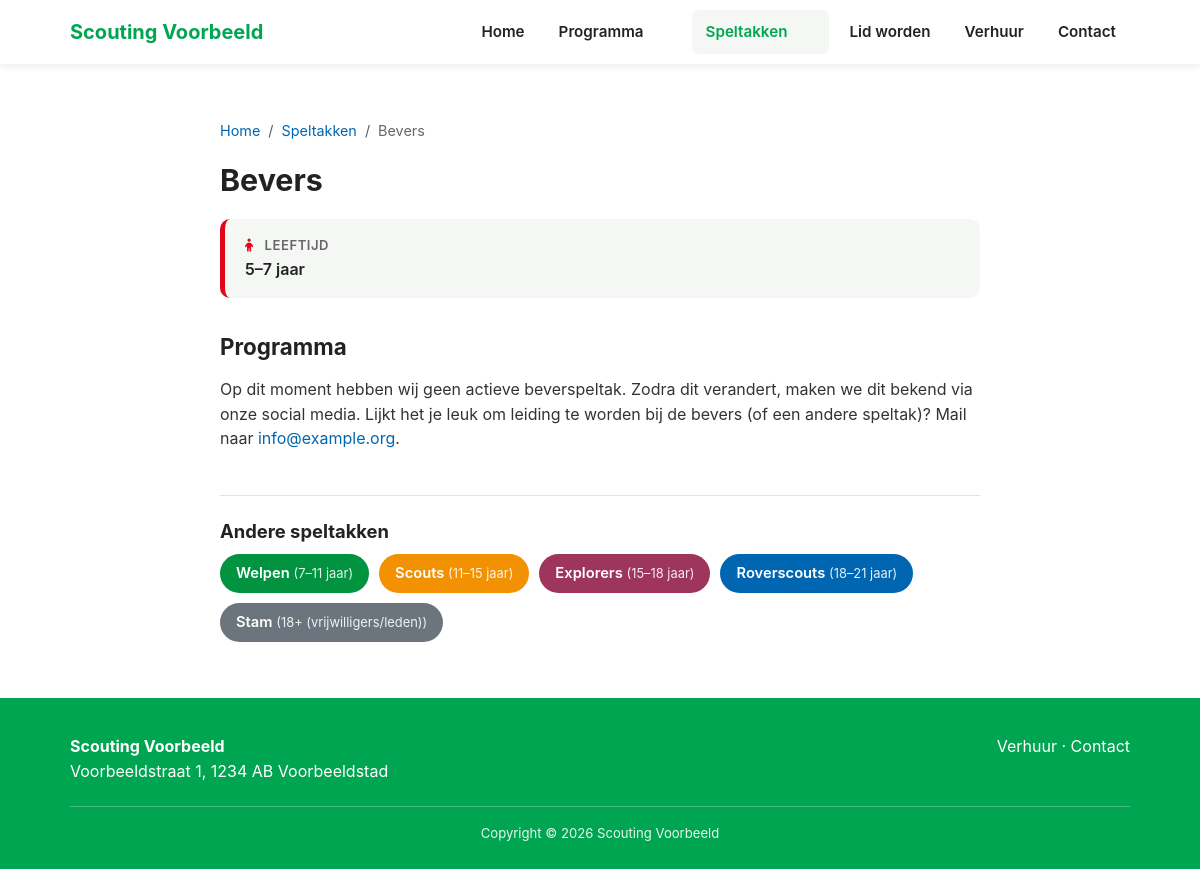
Page /speltakken/bevers on the committed database.
### tables this page shows
CREATE TABLE IF NOT EXISTS header_menu_items (
    id INT UNSIGNED NOT NULL AUTO_INCREMENT,
    parent_id INT UNSIGNED NULL,
    label VARCHAR(150) NOT NULL,
    link_type VARCHAR(30) NOT NULL,
    page_id INT UNSIGNED NULL,
    link_value VARCHAR(2048) NOT NULL DEFAULT '',
    dropdown_type VARCHAR(30) NOT NULL DEFAULT 'none',
    volgorde INT NOT NULL DEFAULT 0,
    actief TINYINT(1) NOT NULL DEFAULT 1,
    seed_key VARCHAR(100) NULL,
    PRIMARY KEY (id),
    UNIQUE KEY uniq_header_seed (seed_key),
    KEY idx_header_order (parent_id, volgorde, id),
    KEY idx_header_page (page_id),
    CONSTRAINT fk_header_parent FOREIGN KEY (parent_id) REFERENCES header_menu_items (id) ON DELETE RESTRICT,
    CONSTRAINT fk_header_page FOREIGN KEY (page_id) REFERENCES pages (id) ON DELETE RESTRICT
);

CREATE TABLE IF NOT EXISTS speltakken (
    id           INT UNSIGNED NOT NULL AUTO_INCREMENT,
    naam         VARCHAR(100) NOT NULL,
    slug         VARCHAR(100) NOT NULL,
    kleur        VARCHAR(20)  NOT NULL DEFAULT '#00A551',
    leeftijd     VARCHAR(100) NULL,
    dag_tijd     VARCHAR(190) NULL,
    toelichting  TEXT NULL,
    feed_url     VARCHAR(500) NULL,
    afmeld_url   VARCHAR(500) NULL,
    logo         VARCHAR(255) NULL,
    inhoud       LONGTEXT NULL,
    meta_omschrijving VARCHAR(255) NULL,
    actief       TINYINT(1) NOT NULL DEFAULT 1,
    volgorde     INT NOT NULL DEFAULT 0,
    bijgewerkt   DATETIME NOT NULL DEFAULT CURRENT_TIMESTAMP ON UPDATE CURRENT_TIMESTAMP,
    toon_leiding TINYINT(1) NOT NULL DEFAULT 1,
    leiding_titel VARCHAR(100) NOT NULL DEFAULT 'Leiding',
    PRIMARY KEY (id),
    UNIQUE KEY uniq_slug (slug)
);

### includes/db.php (called while the page is built, shortened)
<?php
function db(): PDO
{
    static $pdo = null;
    if ($pdo === null) {
        $dsn = 'mysql:host=' . DB_HOST . ';port=' . DB_PORT . ';dbname=' . DB_NAME . ';charset=' . DB_CHARSET;
        try {
            $pdo = new PDO($dsn, DB_USER, DB_PASS, [
                PDO::ATTR_ERRMODE => PDO::ERRMODE_EXCEPTION,
                PDO::ATTR_DEFAULT_FETCH_MODE => PDO::FETCH_ASSOC,
                PDO::ATTR_EMULATE_PREPARES => false,
            ]);
        } catch (PDOException $e) {
            http_response_code(500);
            if (APP_DEBUG) {
                die('Databaseverbinding mislukt: ' . htmlspecialchars($e->getMessage()));
            }
            die('Er is een probleem met de website. Probeer het later opnieuw.');
        }
    }
    return $pdo;
}

### includes/header_menu.php (called while the page is built, shortened)
<?php
function header_menu_rows(): ?array
{
    try {
        $rows = db()->query('SELECT h.*, p.slug AS page_slug, p.actief AS page_active
            FROM header_menu_items h LEFT JOIN pages p ON p.id = h.page_id
            ORDER BY h.volgorde ASC, h.id ASC')->fetchAll();
        return $rows;
    } catch (PDOException $exception) {
        if (!header_menu_missing_table($exception)) {
            throw $exception;
        }
        return null;
    }
}
function header_menu_url(array $item, string $homeHref): ?string
{
    switch ($item['link_type']) {
        case 'programma':
            return programma_url();
        case 'section':
            return isset(HEADER_SECTIONS[$item['link_value']]) ? $homeHref . '#' . $item['link_value'] : null;
        case 'speltakken':
            return speltakken_page_active() ? speltakken_url() : null;
    }
    return null;
}
function header_menu_tree(string $homeHref, string $currentPageSlug = '', string $activeNav = ''): array
{
    $rows = header_menu_rows();
    $rows = $rows === null ? header_menu_legacy_rows() : $rows;
    $speltakken = null;
    $tree = [];
    foreach ($rows as $row) {
        $url = header_menu_url($row, $homeHref);
        $row['url'] = $url;
        $row['active'] = ($row['link_type'] === 'page' && $currentPageSlug !== '' && $currentPageSlug === ($row['page_slug'] ?? ''))
            || ($row['link_type'] === 'speltakken' && $activeNav === 'speltakken')
            || ($activeNav === 'programma' && ($row['link_type'] === 'programma'
                || ($row['link_type'] === 'section' && $row['link_value'] === 'programma')));
        $row['children'] = [];
        if ($row['dropdown_type'] === 'manual') {
            foreach ($rows as $child) {
                if ((string) $child['parent_id'] !== (string) $row['id'] || !$child['actief']) {
                    continue;
                }
                $childUrl = header_menu_url($child, $homeHref);
                if ($childUrl !== null) {
                    $row['children'][] = ['label' => $child['label'], 'url' => $childUrl];
                    if ($child['link_type'] === 'page' && $currentPageSlug !== '' && ($child['page_slug'] ?? '') === $currentPageSlug) {
                        $row['active'] = true;
                    }
                }
            }
        } elseif (in_array($row['dropdown_type'], ['programme', 'speltakken'], true)) {
            if ($speltakken === null) {
                $speltakken = get_speltakken(true);
            }
            foreach ($speltakken as $speltak) {
                $row['children'][] = ['label' => $speltak['naam'], 'url' => $row['dropdown_type'] === 'programme'
                    ? programma_url($speltak['slug']) : speltak_url($speltak['slug'])];
            }
        }
        $tree[] = $row;
    }
    return $tree;
}

### includes/vrijwilligers.php (called while the page is built, shortened)
<?php
function smoelenboek_html(array $sections, string $headingTag = 'h2'): string
{
    $html = '';
    foreach ($sections as $section) {
        if (empty($section['leden'])) {
            continue;
        }
        $style = !empty($section['kleur']) ? ' style="--speltak-kleur:' . e($section['kleur']) . '"' : '';
        $html .= '<div class="smoelenboek-groep"' . $style . '>';
        $html .= '<ul class="smoelenboek">';
        $html .= '</ul></div>';
    }
    return $html;
}
function render_shortcodes(?string $html): string
{
    $html = (string) $html;
    if (stripos($html, '[smoelenboek') === false) {
        return $html;
    }
    return (string) preg_replace_callback(
        '/(?:<p[^>]*>\s*)?\[smoelenboek((?:\s[^\]]*)?)\](?:\s*<\/p>)?/i',
        function (array $m): string {
            return smoelenboek_html(smoelenboek_sections(shortcode_parse_attributes($m[1])), 'h2');
        },
        $html
    );
}

### speltak.php (the view, shortened to what this page needs)
<?php
require_once __DIR__ . '/includes/functions.php';
$slug = isset($_GET['slug']) ? trim((string) $_GET['slug']) : '';
$sp = $slug !== '' ? get_speltak_by_slug($slug) : null;
$orgNaam = get_setting('org_naam');
$activeNav = 'speltakken';
$crumbs = [['Home', './']];
if (speltakken_page_active()) {
    $crumbs[] = ['Speltakken', speltakken_url()];
}
$crumbs[] = [$sp['naam'], speltak_url($sp['slug'])];
$andere = array_values(array_filter(get_speltakken(true), fn($o) => (int) $o['id'] !== (int) $sp['id']));
include __DIR__ . '/includes/site_layout_top.php';
?>
<section class="pagina-content">
  <div class="container pagina-container">
    <?= breadcrumbs_html($crumbs) ?>
    <div class="speltak-titel" style="--speltak-kleur:<?= e($sp['kleur']) ?>">
      <h1><?= e($sp['naam']) ?></h1>
    </div>
    <?php $leidingTitel = speltak_leiding_titel($sp); $leidingNamen = speltak_leiding_namen((int) $sp['id']); ?>
    <?php if (!empty($sp['leeftijd']) || !empty($sp['dag_tijd']) || $leidingNamen !== ''): ?>
    <dl class="speltak-feiten" style="--speltak-kleur:<?= e($sp['kleur']) ?>">
      <?php if (!empty($sp['leeftijd'])): ?>
      <div>
        <dt><i class="fa-solid fa-child" aria-hidden="true"></i> Leeftijd</dt>
        <dd><?= e($sp['leeftijd']) ?></dd>
      </div>
      <?php endif; ?>
    </dl>
    <?php endif; ?>
    <h2 class="speltak-programma-titel">Programma</h2>
    <?php if (!empty($sp['feed_url'])): ?>
      <?php if (!empty($sp['afmeld_url'])): ?>
      <p class="speltak-afmelden">Afmelden voor een opkomst? <a href="<?= e($sp['afmeld_url']) ?>" target="_blank" rel="noopener"<?= ga_event_attrs('afmeld_click', ['speltak' => $sp['slug']]) ?>>Klik hier</a>.</p>
      <?php endif; ?>
      <div class="prog-list" data-feed-slug="<?= e($sp['slug']) ?>" id="feed-<?= e($sp['slug']) ?>">
        <p class="prog-loading">Programma wordt geladen&hellip;</p>
      </div>
    <?php elseif (!empty($sp['toelichting'])): ?>
      <div class="pagina-body"><?= add_lazy_loading(render_shortcodes($sp['toelichting']))  ?></div>
    <?php else: ?>
      <p class="prog-empty">Er is op dit moment geen programma beschikbaar.</p>
    <?php endif; ?>
    <?php if ($andere): ?>
    <nav class="speltak-andere" aria-label="Andere speltakken">
      <h2>Andere speltakken</h2>
      <ul>
        <?php foreach ($andere as $o): ?>
        <li><a href="<?= e(speltak_url($o['slug'])) ?>" style="background:<?= e($o['kleur']) ?>"><?= e($o['naam']) ?><?= $o['leeftijd'] ? ' <small>(' . e($o['leeftijd']) . ')</small>' : '' ?></a></li>
        <?php endforeach; ?>
      </ul>
    </nav>
    <?php endif; ?>
  </div>
</section>
<?php include __DIR__ . '/includes/site_layout_bottom.php'; ?>

### includes/site_layout_top.php (shortened to what this page needs)
<?php
require_once __DIR__ . "/header_menu.php";
$isHome = $isHome ?? false;
$currentPageSlug = $currentPageSlug ?? null;
$activeNav = $activeNav ?? null;
$homeHref = $isHome ? '' : './';
?>
<!DOCTYPE html>
<html lang="nl">
<head>
<link rel="stylesheet" href="https://cdn.jsdelivr.net/npm/bootstrap@5.3.8/dist/css/bootstrap.min.css">
<?= font_awesome_head('assets/js/async-css.js') ?>
<link rel="stylesheet" href="<?= e(asset_url('assets/css/style.css')) ?>">
</head>
<body>
<header>
  <div class="navwrap">
    <a href="<?= $homeHref ?>#top" class="brand">
      <span><?= e(get_setting('org_naam')) ?></span>
    </a>
    <nav id="mainNav" aria-label="Hoofdnavigatie">
      <ul class="header-menu">
        <?php foreach (header_menu_tree($homeHref, (string) $currentPageSlug, (string) $activeNav) as $menuItem): ?>
        <li class="header-menu-item">
          <div class="header-menu-link<?= ($menuItem['children'] ? ' has-submenu' : '') . ($menuItem['active'] ? ' is-active' : '') ?>">
            <a class="header-main-link<?= $menuItem['active'] ? ' active' : '' ?>" href="<?= e($menuItem['url']) ?>"<?= $menuItem['active'] ? ' aria-current="page"' : '' ?>><?= e($menuItem['label']) ?></a>
            <?php if ($menuItem['children']): ?>
            <button type="button" class="header-submenu-toggle" aria-expanded="false" aria-controls="header-submenu-<?= (int) $menuItem['id'] ?>" aria-label="<?= e('Submenu ' . $menuItem['label'] . ' openen of sluiten') ?>"><?= header_menu_icon('chevron-down') ?></button>
            <?php endif; ?>
          </div>
        </li>
        <?php endforeach; ?>
      </ul>
    </nav>
  </div>
</header>
<main>

### assets/css/style.css (style rules this page uses)
:root { --green:#00A551; --green-dark:#00893f; --blue:#0066B2; --orange:#F2940A; --red:#E1071A; --brique:#9e365b; --yellow:#FCDD17; --gray:#6c757d; --dark:#222; --text:#333; --bg:#ffffff; --light:#f5f7f5; --bevers: #E1071A; --welpen: #019340; --scouts: #f29102; --explorers: #9e365b; }
* { box-sizing:border-box; }
html { scroll-behavior:smooth; scroll-padding-top:90px; }
body { margin:0; font-family:-apple-system,BlinkMacSystemFont,"Segoe UI",Roboto,Helvetica,Arial,sans-serif; color:var(--text); background:var(--bg); line-height:1.55; }
a { color:var(--blue); text-decoration:none; }
h1,h2,h3 { font-weight:700; color:var(--dark); }
.container { max-width:1100px; margin:0 auto; padding:0 20px; }
header { position:sticky; top:0; z-index:1000; background:#fff; box-shadow:0 2px 8px rgba(0,0,0,0.08); }
.navwrap { display:flex; align-items:center; justify-content:space-between; max-width:1100px; margin:0 auto; padding:10px 20px; }
.brand { display:flex; align-items:center; gap:12px; }
.brand span { font-weight:700; font-size:1.25rem; color:var(--green); }
header nav > .header-menu { list-style:none; display:flex; gap:6px; margin:0; padding:0; }
header nav a { display:block; padding:10px 14px; color:var(--dark); font-weight:600; border-radius:6px; font-size:0.95rem; }
header nav a.active { color:var(--green); background:var(--light); }
.header-menu { flex-wrap:wrap; justify-content:flex-end; }
.header-menu-item { position:relative; min-width:0; max-width:100%; }
.header-menu-link { display:flex; align-items:center; border-radius:6px; transition:background-color .15s ease; }
.header-menu-link:hover,.header-menu-link:focus-within,.header-menu-link.is-active { background:var(--light); color:var(--green); }
#mainNav .header-main-link { min-width:0; min-height:44px; display:flex; align-items:center; overflow-wrap:anywhere; background:transparent; }
.header-menu-link:hover > a,.header-menu-link:focus-within > a,.header-menu-link.is-active > a { color:var(--green); }
.header-menu-link.has-submenu > a { padding-right:6px; }
.header-submenu-toggle { display:inline-flex; align-items:center; justify-content:center; flex:0 0 32px; width:32px; height:32px; margin:0 4px 0 0; padding:0; border:0; border-radius:5px; background:transparent; color:inherit; cursor:pointer; }
section { padding:56px 0; }
.pagina-container { max-width:800px; }
.pagina-content h1 { margin:0 0 28px; font-size:1.9rem; }
.speltak-titel { display:flex; align-items:center; gap:18px; margin-bottom:20px; }
.pagina-content .speltak-titel h1 { margin:0; }
.speltak-feiten { display:grid; grid-template-columns:repeat(auto-fit,minmax(180px,1fr)); gap:12px; margin:0 0 28px; padding:16px 20px; background:var(--light); border-radius:10px; border-left:5px solid var(--speltak-kleur, var(--green)); }
.speltak-feiten dt { font-size:0.82rem; text-transform:uppercase; letter-spacing:.04em; color:#666; font-weight:600; }
.speltak-feiten dt i { color:var(--speltak-kleur, var(--green)); width:1.2em; }
.speltak-feiten dd { margin:2px 0 0; font-weight:600; color:var(--dark); }
.speltak-programma-titel { margin:36px 0 16px; font-size:1.4rem; }
.speltak-andere { margin-top:44px; padding-top:24px; border-top:1px solid #e2e2e2; }
.speltak-andere h2 { font-size:1.15rem; margin:0 0 12px; }
.speltak-andere ul { list-style:none; margin:0; padding:0; display:flex; flex-wrap:wrap; gap:10px; }
.speltak-andere a { display:inline-block; padding:8px 16px; border-radius:20px; color:#fff; font-weight:600; font-size:0.92rem; }
.speltak-andere small { font-weight:400; opacity:0.9; }
a { transition:color .2s ease, background-color .2s ease, opacity .2s ease; }
header nav a { transition:background-color .2s ease, color .2s ease; }

### rows in the picture
header_menu_items: label "Home"
header_menu_items: label "Programma"
header_menu_items: label "Speltakken"
header_menu_items: label "Lid worden"
header_menu_items: label "Verhuur"
header_menu_items: label "Contact"
speltakken: naam "Bevers", leeftijd "5–7 jaar", toelichting "Op dit moment hebben wij geen actieve beverspeltak. Zodra dit verandert, maken we dit bekend via onze social media. Lijkt het je leuk om leiding te worden bij de bevers (of een andere speltak)? Mail naar info@example.org ."
speltakken: naam "Welpen", leeftijd "7–11 jaar"
speltakken: naam "Scouts", leeftijd "11–15 jaar"
speltakken: naam "Explorers", leeftijd "15–18 jaar"
speltakken: naam "Roverscouts", leeftijd "18–21 jaar"
speltakken: naam "Stam", leeftijd "18+ (vrijwilligers/leden)"

### other values in the picture
get_setting('org_naam') "Scouting Voorbeeld"
$name "Home"
$name "Speltakken"
$name "Bevers"
get_setting('org_straat') "Voorbeeldstraat 1"
get_setting('org_postcode') "1234 AB"
get_setting('org_plaats') "Voorbeeldstad"
get_setting_with_year('footer_copyright') "Copyright © 2026 Scouting Voorbeeld"
